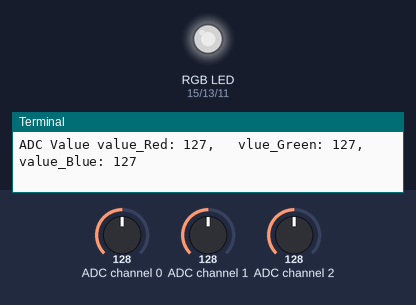
A program run on a simulated Raspberry Pi (header pin numbers). Parts: an RGB LED mixed from three pins (HIGH = lit), the last lines printed to the terminal. The test bench sets the inputs (shaded band); at power-on: ADC channel 0 = 128, ADC channel 1 = 128, ADC channel 2 = 128 (analog values on the 0–255 scale). Dim RGB values are drawn brighter than linear.

Above: at 1.2 s.
1.3 s: ADC channel 0 set to 76
At 2.0 s:
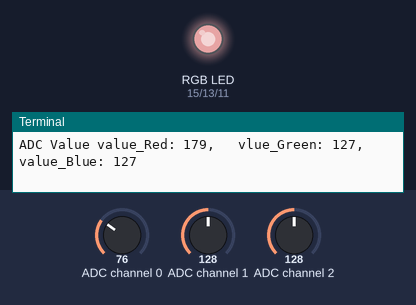
2.8 s: ADC channel 1 set to 76
At 4.0 s:
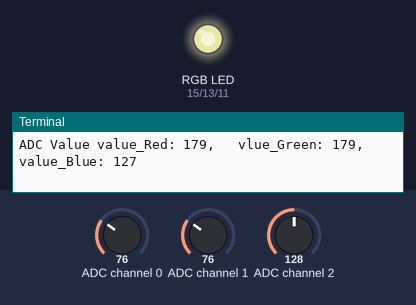
4.3 s: ADC channel 2 set to 76
At 5.3 s:
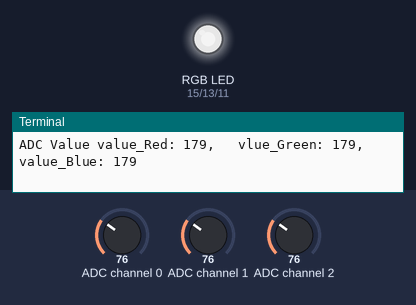
5.8 s: ADC channel 0 set to 30
At 6.3 s:
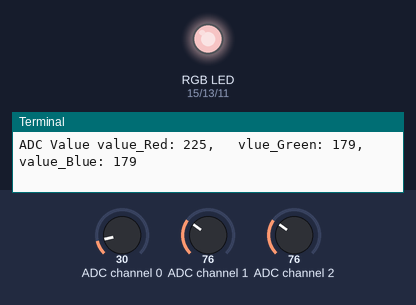
7.3 s: ADC channel 1 set to 30
At 7.9 s:
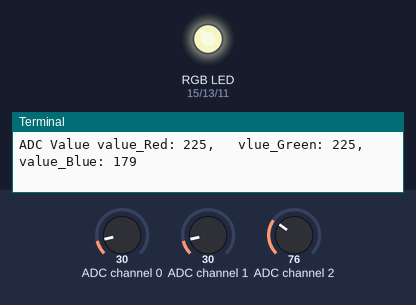
8.8 s: ADC channel 2 set to 30
At 10.1 s:
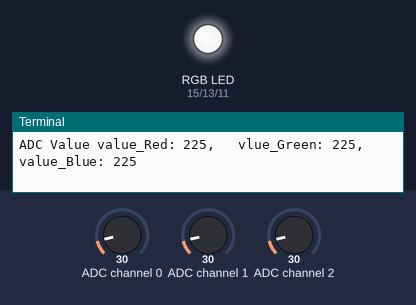
Timing chart, 0 to 11.3 s (numbered marks = the images above; inputs shaded):
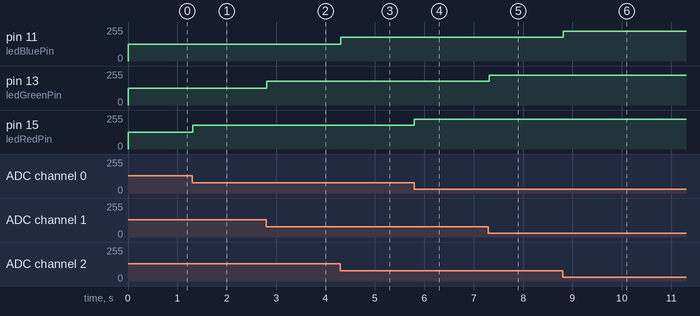

Measured:
- after the input at 1.3 s, pin 15 (ledRedPin): 127/255 → 179/255 at once
- after the input at 2.8 s, pin 13 (ledGreenPin): 127/255 → 179/255 at once
- after the input at 4.3 s, pin 11 (ledBluePin): 127/255 → 179/255 at once
- after the input at 5.8 s, pin 15 (ledRedPin): 179/255 → 225/255 at once
- after the input at 7.3 s, pin 13 (ledGreenPin): 179/255 → 225/255 at once
- after the input at 8.8 s, pin 11 (ledBluePin): 179/255 → 225/255 at once

The program:

ColorfullSoftlight.py
```python
import RPi.GPIO as GPIO
import time
from ADCDevice import *

ledRedPin = 15
ledGreenPin = 13
ledBluePin = 11
adc = ADCDevice()

def setup():
    global adc
    if(adc.detectI2C(0x4b)):
        adc = ADS7830()

    global p_Red, p_Green, p_Blue
    GPIO.setmode(GPIO.BOARD)
    GPIO.setup(ledRedPin, GPIO.OUT)
    GPIO.setup(ledGreenPin, GPIO.OUT)
    GPIO.setup(ledBluePin, GPIO.OUT)

    p_Red = GPIO.PWM(ledRedPin, 1000)
    p_Red.start(0)
    p_Green = GPIO.PWM(ledGreenPin, 1000)
    p_Green.start(0)
    p_Blue = GPIO.PWM(ledBluePin, 1000)
    p_Blue.start(0)

def loop():
    while True:
        value_Red = 255-adc.analogRead(0)
        value_Green = 255-adc.analogRead(1)
        value_Blue = 255-adc.analogRead(2)
        p_Red.ChangeDutyCycle(value_Red*100/255)
        p_Green.ChangeDutyCycle(value_Green*100/255)
        p_Blue.ChangeDutyCycle(value_Blue*100/255)
        print('ADC Value value_Red: %d, \tvlue_Green: %d, \tvalue_Blue: %d' %(value_Red, value_Green, value_Blue))
        time.sleep(0.01)

def destroy():
    adc.close()
    GPIO.cleanup()

if __name__ == '__main__':
    print('Program is starting...')
    setup()
    try:
        loop()
    except KeyboardInterrupt:
        destroy()
```
